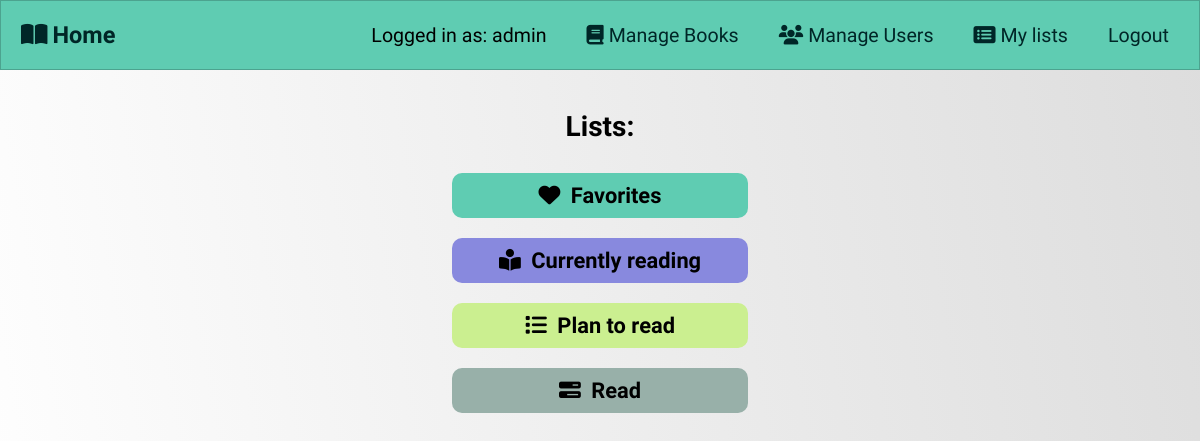
The page /managelists.php (signed in) on the database its author committed.
### tables this page shows
CREATE TABLE `book_lists` (
  `id` int(11) NOT NULL,
  `user_id` int(11) NOT NULL,
  `name` varchar(50) NOT NULL
);

### managelists.php (the view, shortened to what this page needs)
<?php
  require "header.php";
?>
<?php
  require 'includes/dbh.inc.php';
  $user_id = $_SESSION['userId'];
  $sql = "SELECT * from book_lists WHERE user_id=?;";
  $stmt = mysqli_stmt_init($conn);
  if (!mysqli_stmt_prepare($stmt, $sql)) {
      echo "SQL statement failed";
  } else {
      mysqli_stmt_bind_param($stmt, "s", $user_id);
      mysqli_stmt_execute($stmt);
      $result_lists = mysqli_stmt_get_result($stmt);
  }
?>
<div class="row">
  <div class="content">
    <h2 class="table-title">Lists: </h2>
    <div class="lists">
      <?php
    while ($list = mysqli_fetch_assoc($result_lists)): ?>
      <a href="listview.php?listid=<?php echo $list['id']; ?>">
        <h3 class="list-name">
          <i class="icon"></i>
          <span><?php echo $list['name']; ?></span>
        </h3>
      </a>
      <?php endwhile;?>
    </div>
  </div>
</div>

### style.css (style rules this page uses)
* { box-sizing: border-box; padding: 0; margin: 0; }
html { height: 100%; }
body { font-family: 'Oxygen', sans-serif; font-size: 14pt; background-image: linear-gradient(260deg, #ddd 0%, #fff 100%); min-height: 100%; }
.icon { margin-right: 5px; }
.table-title { margin-bottom: 30px; }
.row { display: flex; flex-wrap: wrap; margin-bottom: 20px; }
.content { flex: 50%; padding: 40px; text-align: center; }
.lists { margin: 0 auto; width: 30%; }
.list-name { margin: 20px; padding: 10px; border-radius: 10px; transition: all 0.3s ease 0s; cursor: pointer; }
.list-color-cyan { background-color: #5fccb2; }
.list-color-purple { background-color: #8889de; }
.list-color-yellow { background-color: #cbef90; }
.list-color-grey { background-color: #98b0a9; }
.lists a { text-decoration: none; color: black; text-align: center; }

### rows shown on the page
book_lists: name "Favorites"
book_lists: name "Currently reading"
book_lists: name "Plan to read"
book_lists: name "Read"

### other values the page prints
$_SESSION['username'] "admin"
